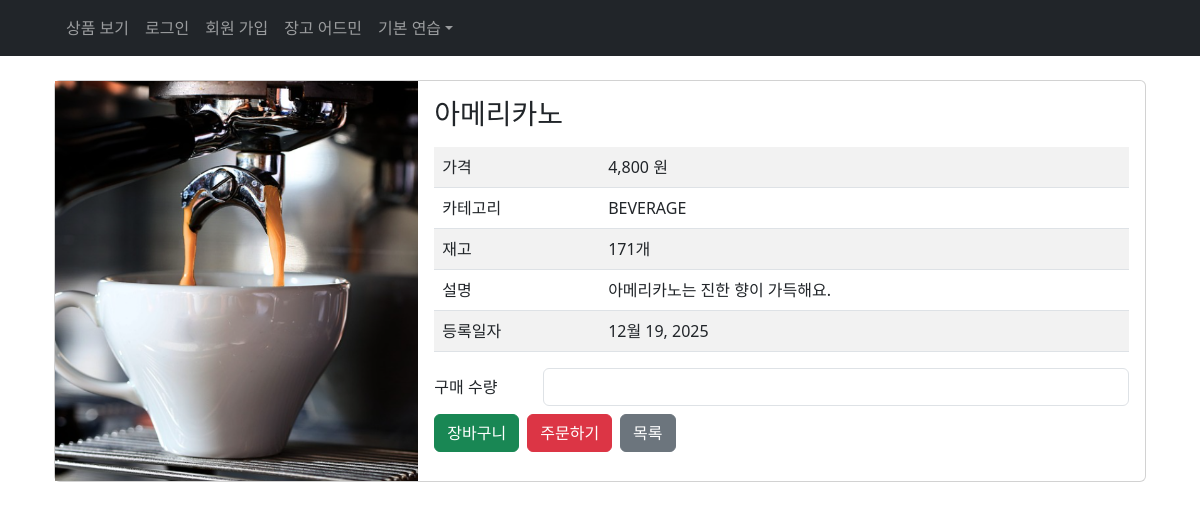
Page /product/detail/1 on the committed database.
### product/models.py (models this page shows, shortened)
class Product(models.Model):
    id = models.AutoField(primary_key=True)
    name = models.CharField(max_length=255, null=False, blank=False)
    price = models.IntegerField(validators=[MinValueValidator(100)], null=False)
    category = models.CharField(max_length=20, choices=Category.choices, null=False)
    stock = models.IntegerField(validators=[MinValueValidator(10), MaxValueValidator(1000)], null=False)
    image = models.ImageField(upload_to='product_images/')
    description = models.TextField(max_length=1000, null=False, blank=False)
    inputdate = models.DateField(null=True, blank=True)
    class Meta:
        db_table = "products"

### product/views.py (the view)
# urls.py: path('detail/<int:id>', views.product_detail, name='detail'),
def product_detail(request, id):
    try:
        product = Product.objects.get(id=id)
        context = {'product': product}
        return render(request, 'product/product_detail.html', context)
    except Product.DoesNotExist:  #'해당 상품' 이 없으면.
        return render(request, 'product/product_not_found.html', status=404)

### templates/product/product_detail.html (shortened to what this page needs)
{% extends "header.html" %}
{% load humanize %}
{% block content %}
<div class="container my-4">
    <div class="card">
        <div class="row g-0">
            <div class="col-md-4">
                {% if product.image %}
                <img src="/media/{{ product.image }}" class="img-fluid" alt="{{ product.name }}"
                     style="height:400px; object-fit:cover;">
                {% else %}
                <img src="/static/noimage.png" class="img-fluid" style="height:400px; object-fit:cover;">
                {% endif %}
            </div>
            <div class="col-md-8">
                <div class="card-body">
                    <h3 class="card-title">{{ product.name }}</h3>
                    <table class="table table-striped mt-3">
                        <tbody>
                        <tr>
                            <td>가격</td>
                            <td>{{ product.price|intcomma }} 원</td>
                        </tr>
                        <tr>
                            <td>카테고리</td>
                            <td>{{ product.category }}</td>
                        </tr>
                        <tr>
                            <td>재고</td>
                            <td>{{ product.stock|intcomma }}개</td>
                        </tr>
                        <tr>
                            <td>설명</td>
                            <td>{{ product.description }}</td>
                        </tr>
                        <tr>
                            <td>등록일자</td>
                            <td>{{ product.inputdate }}</td>
                        </tr>
                        </tbody>
                    </table>
                    <form method="post" action="{% url 'cart:add_to_cart' %}"  class="mt-3" id="cartForm">
                        <div class="d-flex align-items-center" style="flex: 0 0 200px;">
                            <label for="quantity" class="form-label me-2 mb-0" style="width: 120px;">구매 수량</label>
                            <input type="number" id="quantity" name="quantity" min="1" value="{{ quantity }}"
                                   class="form-control">
                        </div>
                        <div class="d-flex gap-2 mt-2">
                            <button type="submit" formaction="{% url 'cart:add_to_cart' %}" class="btn btn-success">
                                장바구니
                            </button>
                            <button type="submit" formaction="{% url 'order:create_order' %}" onclick="prepareOrderItems()" class="btn btn-danger">
                                주문하기
                            </button>
                            <a href="{% url 'product:product_list' %}" class="btn btn-secondary">목록</a>
                        </div>
                    </form>
                </div>
            </div>
        </div>
    </div>
</div>
{% endblock %}

### rows in the picture
Product: image (picture), name "아메리카노", price "4,800", category "BEVERAGE", stock "171", description "아메리카노는 진한 향이 가득해요.", inputdate "12월 19, 2025"
